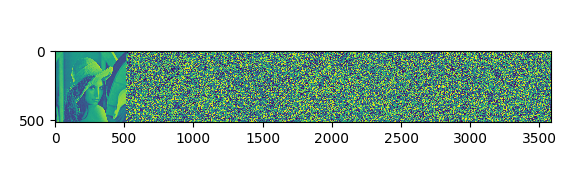
#> input picture Assignment_2/speckle_noice.png, 579 x 192 px, given in place of Lenna.png, which was not available
$ python 1.py
#> lines starting #> are read from the running program, lines starting #| are printed output that depends on the picture; pictures that were not available may be replaced by others from this repository, and a replacement may not be noted
import cv2
import numpy as np
from matplotlib import pyplot as plt
from skimage.util import random_noise

img = cv2.imread('../assets/Lenna.png',0)
#> img: shape (192, 579); min 0, max 255, mean 207.2
#> the answer given: 1

def salt_pepper_noise(img):

	sum_ = 0

	for i in range(0,5):
		noise_img = random_noise(img, mode='s&p', amount=0.1)
		sum_ = sum_ + noise_img

	noise_img_1 = sum_ / 5
	noise_img_1 = np.array(255*sum_, dtype='uint8')
	X = np.concatenate((img, noise_img_1,), axis=1)

	for i in range(0,10):
		noise_img = random_noise(img, mode='s&p', amount=0.1)
		sum_ = sum_ + noise_img
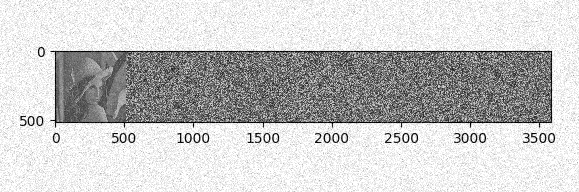
#> sum_: shape (192, 579) float64; min 0, max 15, mean 11.72; drawn with min black and max white

	noise_img_2 = sum_ / 10
	noise_img_2 = np.array(255*noise_img_2, dtype='uint8')
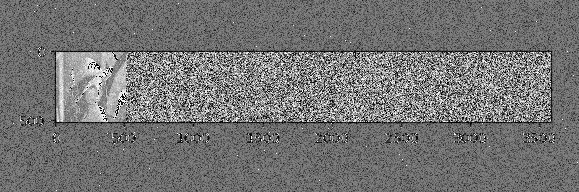
#> noise_img_2: shape (192, 579); min 0, max 255, mean 115.5
	X = np.concatenate((X, noise_img_2), axis=1)
#> X: shape (192, 1737)

	for i in range(0,15):
		noise_img = random_noise(img, mode='s&p', amount=0.1)
		sum_ = sum_ + noise_img

	noise_img_3 = sum_ / 15
	noise_img_3 = np.array(255*noise_img_3, dtype='uint8')
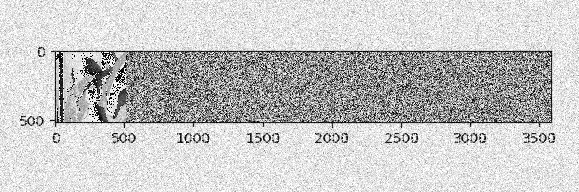
#> noise_img_3: shape (192, 579); min 0, max 255, mean 197.5
	X = np.concatenate((X, noise_img_3), axis=1)
#> X: shape (192, 2316)

	for i in range(0,20):
		noise_img = random_noise(img, mode='s&p', amount=0.1)
		sum_ = sum_ + noise_img

	noise_img_4 = sum_ / 20
	noise_img_4 = np.array(255*noise_img_4, dtype='uint8')
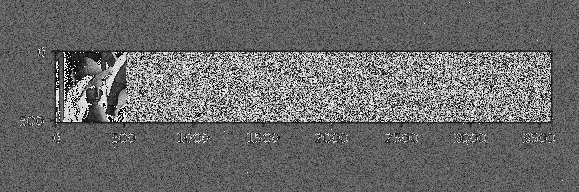
#> noise_img_4: shape (192, 579); min 0, max 255, mean 106.1
	X = np.concatenate((X, noise_img_4), axis=1)
#> X: shape (192, 2895)

	for i in range(0,25):
		noise_img = random_noise(img, mode='s&p', amount=0.1)
		sum_ = sum_ + noise_img

	noise_img_5 = sum_ / 25
	noise_img_5 = np.array(255*noise_img_5, dtype='uint8')
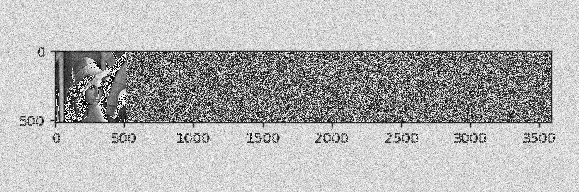
#> noise_img_5: shape (192, 579); min 0, max 255, mean 180.6
	X = np.concatenate((X, noise_img_5), axis=1)
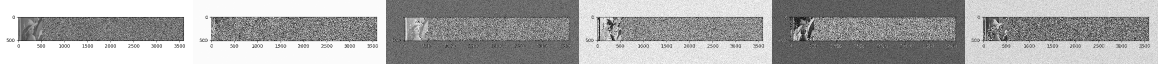
#> X: shape (192, 3474) (shown at 1/3 size); min 0, max 255, mean 169.2

	for i in range(0,30):
		noise_img = random_noise(img, mode='s&p', amount=0.1)
		sum_ = sum_ + noise_img
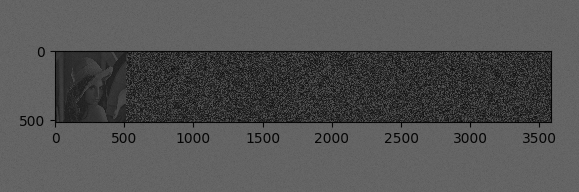
#> sum_: shape (192, 579) float64; min 0, max 105, mean 82

	noise_img_6 = sum_ / 30
	noise_img_6 = np.array(255*noise_img_6, dtype='uint8')
	X = np.concatenate((X, noise_img_6), axis=1)

	return X

# [107 lines left out: functions Additive_Gaussian_noise, Speckle_noise, not called in this run]


print("Enter Which Noise should be added on the Lenna image?")
request = int(input('1) Salt and Pepper Noise 2) Additive Gaussian Noise 3) Speckle Noise : '))

if request == 1:

	X = salt_pepper_noise(img)
	plt.imshow(X)
	plt.show()

elif request == 2:

	X = Additive_Gaussian_noise(img)
	plt.imshow(X)
	plt.show()

elif request == 3:

	X = Speckle_noise(img)
	plt.imshow(X)
	plt.show()

else:
	print("Not a valid choice")
